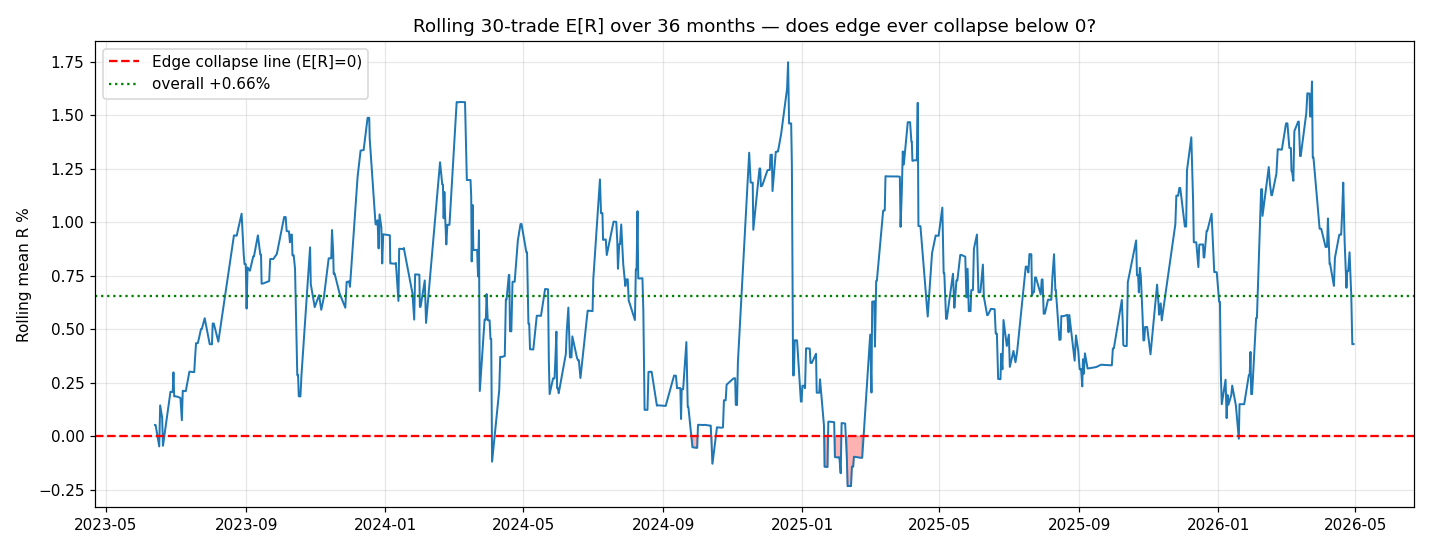

Generate this figure with Python:
# -*- coding: utf-8 -*-
# [rolling_edge.py] ★ChatGPT 토론 핵심전제 검증: "우리 봇의 엣지 E[R]이 실제로 붕괴(≤0)한 적이 있나?"
#   ChatGPT가 SPRT/CUSUM으로 '엣지붕괴'를 잡자는데 — 붕괴가 애초에 없으면 그 machinery 전체가 불필요(LSI 전철).
#   롤링 N거래 평균R + 부호, 연도별/장세별 E[R] 안정성. 검증 led36_king 무수정.
import os, sys
import numpy as np, pandas as pd
import matplotlib; matplotlib.use("Agg"); import matplotlib.pyplot as plt
STG17 = r"D:\ML\Verify\02 20260618일 이전작업\07 Rauto\07Prj_Ch4_RunAWS_Stg17_ImpatientFork"
BOTS = os.path.join(STG17, "bots")
if BOTS not in sys.path: sys.path.insert(0, BOTS)
import trendstack_signal_engine as E
HERE = os.path.dirname(os.path.abspath(__file__))
LED = os.path.join(STG17, "led36_king.csv")
DATA = r"D:\ML\Verify\Merged_Data.csv"


def main():
    led = pd.read_csv(LED, parse_dates=['entry_t', 'exit_t']).sort_values('entry_t').reset_index(drop=True)
    for c in ('entry_t', 'exit_t'): led[c] = pd.to_datetime(led[c], utc=True).dt.tz_convert(None)
    R = led['R'].values
    print(f"거래 {len(R)} | 전체 E[R] {R.mean()*100:+.3f}% (이게 양수=엣지존재)")

    # 롤링 E[R] (N=30, 50)
    print("\n=== 롤링 평균R 부호 (엣지붕괴=음수구간 존재 여부) ===")
    for N in (20, 30, 50):
        roll = pd.Series(R).rolling(N).mean().dropna().values
        neg = (roll <= 0).mean() * 100
        worst = roll.min() * 100
        print(f"  롤링{N}거래: 평균R 음수인 구간 {neg:.1f}% · 최저 평균R {worst:+.3f}% · (전체기간 {len(roll)}창)")

    # 연도별 E[R]
    print("\n=== 연도별 E[R] (엣지가 특정 연도에 죽나) ===")
    for y in (2023, 2024, 2025, 2026):
        sub = led[led['entry_t'].dt.year == y]['R'].values
        if len(sub): print(f"  {y}: E[R] {sub.mean()*100:+.3f}% · 거래 {len(sub)} · 승률 {(sub>0).mean()*100:.0f}%")

    # 장세별 E[R] (ER 기준)
    df = pd.read_csv(DATA, usecols=lambda c: c in ('timestamp', 'open', 'high', 'low', 'close'))
    df['timestamp'] = pd.to_datetime(df['timestamp'], utc=True).dt.tz_convert(None); df = df.set_index('timestamp')
    df7 = E.resample_tf(df, E.TF_MIN); er7 = pd.Series(E.compute_signals(df7)['er'], index=df7.index)
    led['er'] = led['entry_t'].map(lambda t: er7.asof(t))
    print("\n=== 장세(ER 3분위)별 E[R] ===")
    led['erq'] = pd.qcut(led['er'].fillna(led['er'].median()), 3, labels=['저ER(횡보)', '중', '고ER(추세)'])
    for q in ['저ER(횡보)', '중', '고ER(추세)']:
        sub = led[led['erq'] == q]['R'].values
        print(f"  {q}: E[R] {sub.mean()*100:+.3f}% · 거래 {len(sub)} · 승률 {(sub>0).mean()*100:.0f}%")

    # 그래프: 롤링30 E[R] 시계열 + 0선
    roll30 = pd.Series(R, index=led['exit_t']).rolling(30).mean()
    fig, ax = plt.subplots(figsize=(13, 5))
    ax.plot(roll30.index, roll30.values * 100, color='#1f77b4', lw=1.3)
    ax.axhline(0, color='red', ls='--', label='Edge collapse line (E[R]=0)')
    ax.axhline(R.mean() * 100, color='green', ls=':', label=f'overall +{R.mean()*100:.2f}%')
    ax.fill_between(roll30.index, roll30.values * 100, 0, where=(roll30.values <= 0), color='red', alpha=.3)
    ax.set_title('Rolling 30-trade E[R] over 36 months — does edge ever collapse below 0?')
    ax.set_ylabel('Rolling mean R %'); ax.legend(); ax.grid(alpha=.3)
    plt.tight_layout(); fp = os.path.join(HERE, "rolling_edge.png"); plt.savefig(fp, dpi=110)
    print(f"\n[그래프] {fp}")


if __name__ == "__main__":
    main()
